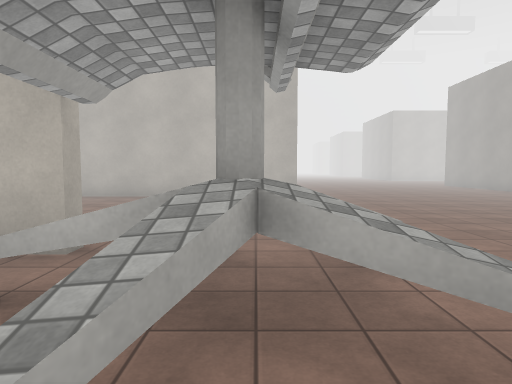
View 1 (above)

20 first-person views from a walk through a 3-D level made in the Unity game engine. The camera is 1.5 m above the floor, tilts 4° down and sees 75° across. The floor is counted in squares, 2 m on a side. Each view is taken from the middle of a square. On the plan, view 1 faces up. The plan holds only what a view shows up to about 11 squares ahead; the rest is blank. The place goes on beyond the plan. The player character is not drawn. Some surface patterns are stand-ins.

View 2
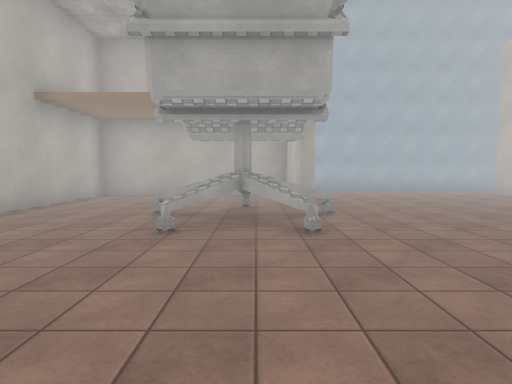

View 3
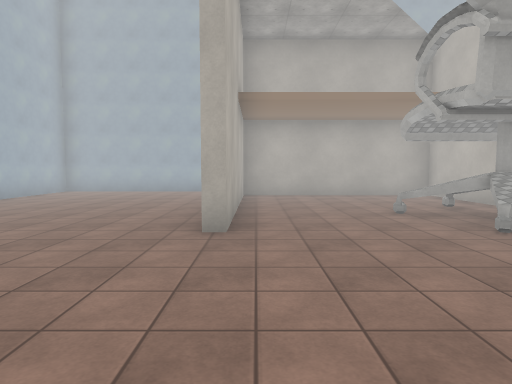

View 4
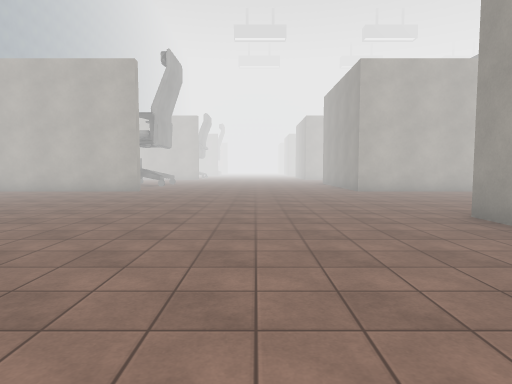

View 5
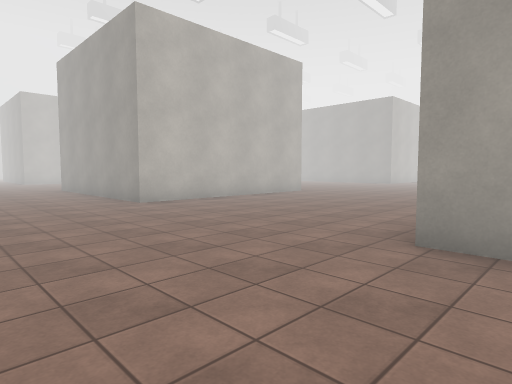

View 6
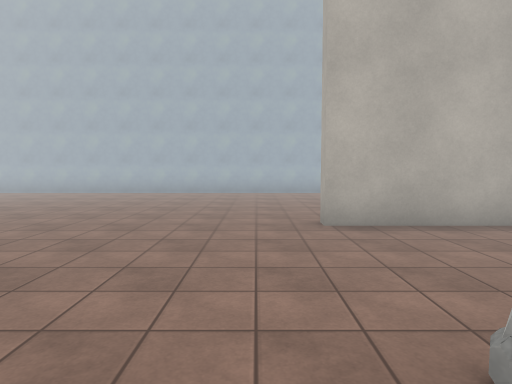

View 7
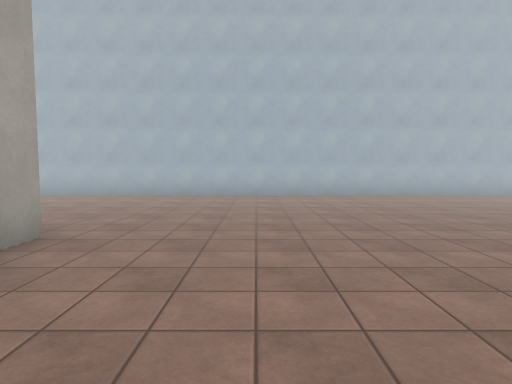

View 8
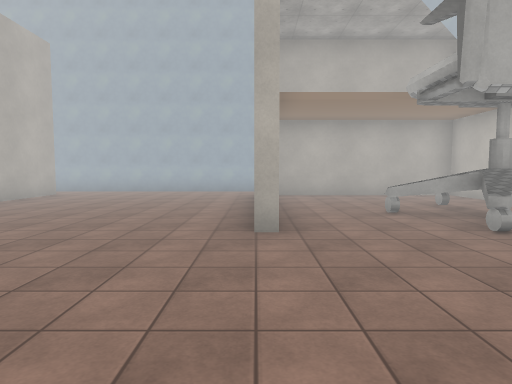

View 9
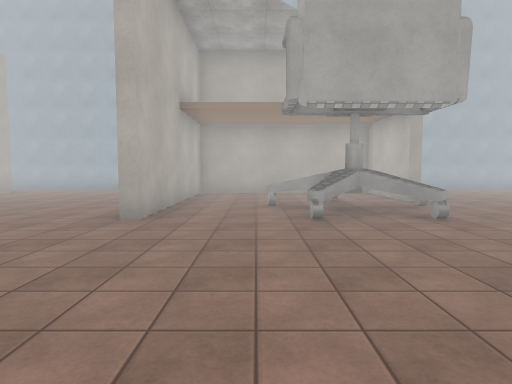

View 10
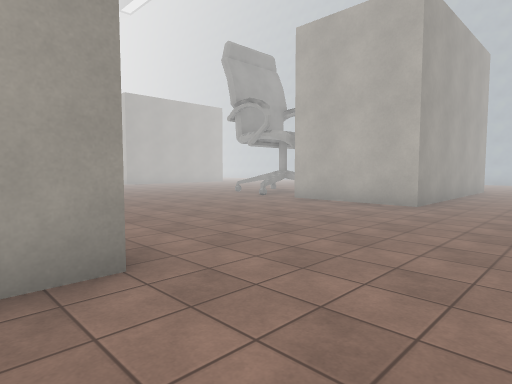

View 11
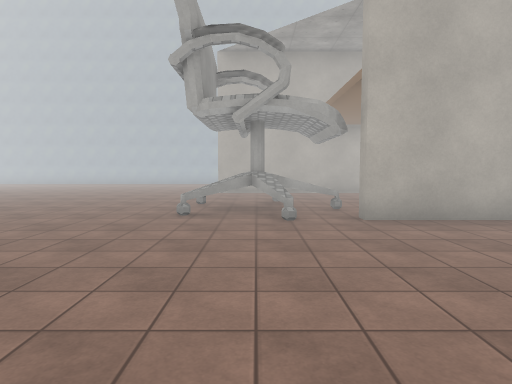

View 12
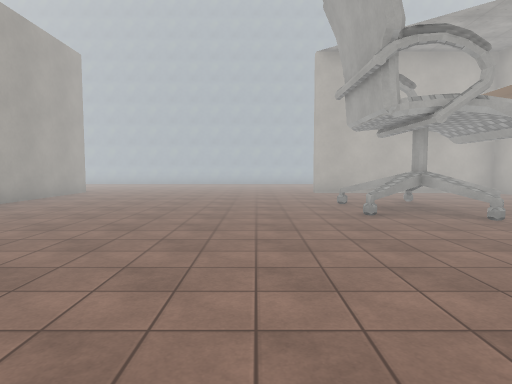

View 13
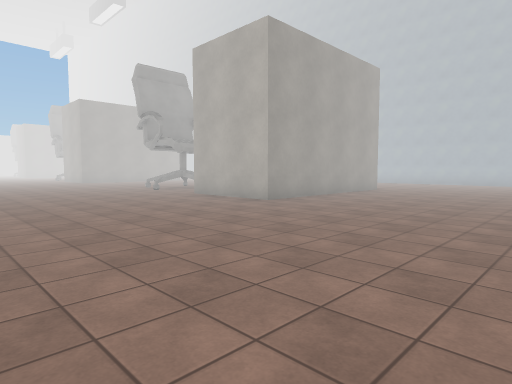

View 14
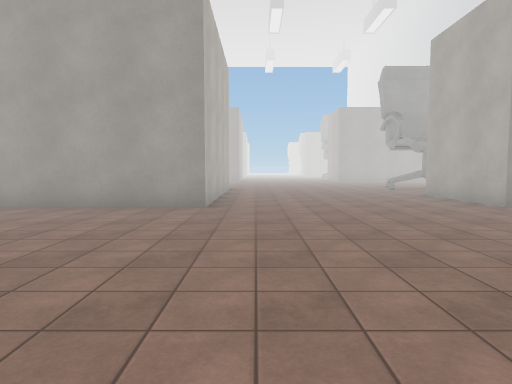

View 15
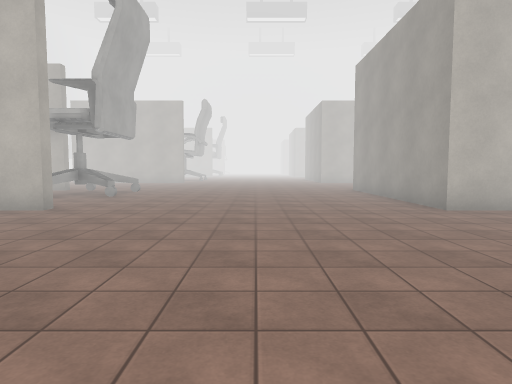

View 16
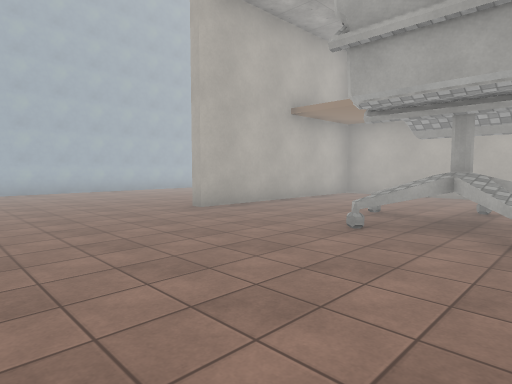

View 17
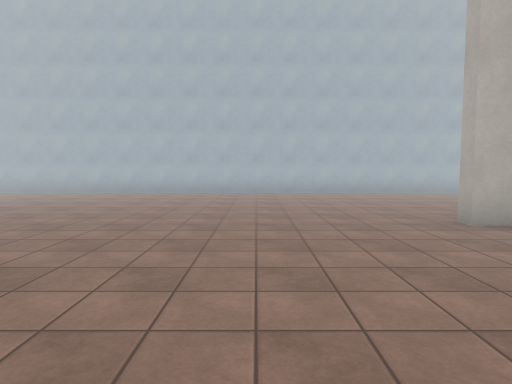

View 18
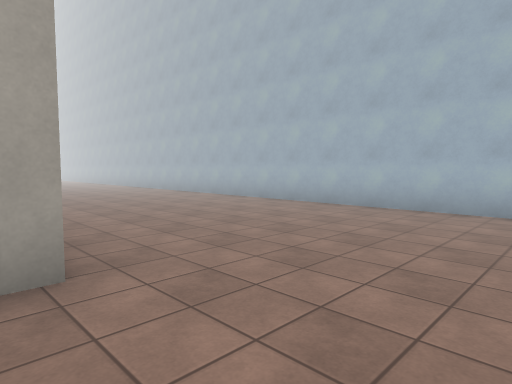

View 19
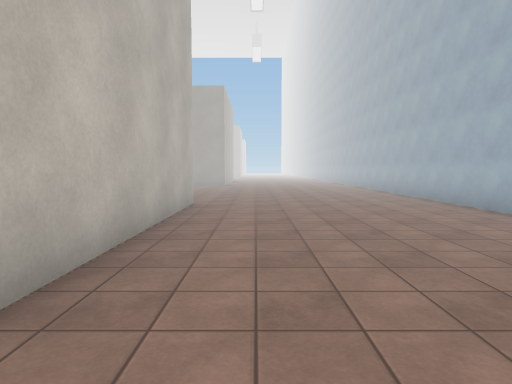

View 20
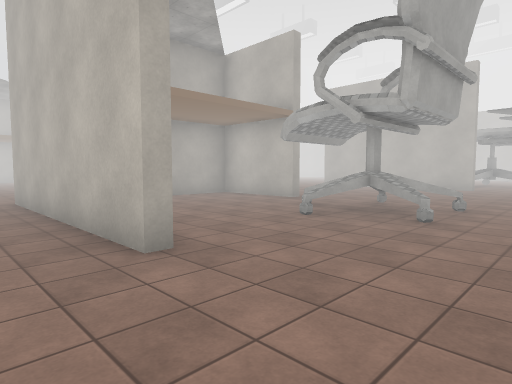

### Floor plan
Points are (right, up) in squares from view 1. A wall is a line through its corners. A room is listed if a view was taken in it or the views show most of it. See-through windows are left out.
Room 1 (view 1)
walls: (0, 1.6) (-1.4, 1.7); (0.1, 1.7) (-0.4, 0.6); (-1.6, 2.9) (-4.4, 2.9) (-4.4, -2.3) (1.1, -2.3); (1.1, 0.9) (-0.2, 1.6)
ways out: opening at (-1, 3) to room 2; opening at (2, -0.5) to room 2
Room 2 (views 2, 3, 4, 5, 6, 7, 8, 9, 10, 11, 12, 13, 14, 15, 16, 17, 18, 19, 20)
walls: (14.2, 2.6) (13, 1.6); (12.6, 3.1) (13.1, 2.1); (13, 2) (14.2, 1); (12.9, 2) (13.8, 2.5); (11.7, 1.9) (12.7, 2) (12.5, 3.1); (8.6, 1.9) (8.6, -2.3) (14.2, -2.3) (14.2, -2.8); (14.2, 9.4) (14.2, 9) (8.4, 9) (8.4, 14.2); (8.4, -2.8) (8.4, 3.2) (11.5, 3.2); (14.2, 11.7) (13, 12.5) (12.6, 11.7); (24.5, 2.9) (21.7, 2.9) (21.7, 0.9); (14.3, 13.8) (13.3, 12.9); (1.2, 2.6) (0, 1.6); (26.9, 1.6) (26.1, 1.7); (26, 9) (21.4, 9) (21.4, 14.1); (1.1, -2.3) (1.1, -2.8); (27.2, -2.2) (27.2, -2.6) (21.4, -2.6) (21.4, 3.2) (24.5, 3.2); (-0.4, 3) (0.1, 1.9) (1.2, 0.9); (28.5, 2.7) (27.4, 1.7) (26.8, 0.4); (28.4, 0.8) (27.3, 1.5); (1, 11.8) (-0.1, 12.5) (-0.6, 11.2); (1.3, 13.8) (0, 12.6); (0.2, 12.8) (1.2, 11.9); (-1.1, -8.2) (31, -8.2); (-4.8, 3.2) (-2.5, 3.2); (-6, -3.8) (-6, -8.2) (-3.1, -8.2); (-6, 10) (-6, 2.4); (-4.4, 14.5) (-4.4, 9.3) (1.1, 9.3) (1.1, 9) (-4.8, 9)
ways out: opening at (-1, 3) to room 1; opening at (2, -0.5) to room 1; gap at (-1, 13); gap at (13, 13)

Where each view was taken, in squares from view 1:
view 1: 0 up, 0 right, facing up
view 2: 2 up, 5 right, facing left
view 3: 2 down, 5 right, facing left
view 4: 2 down, 5 right, facing up
view 5: 2 up, 5 right, facing up-right
view 6: 2 up, 2 right, facing down
view 7: 1 up, 6 right, facing down
view 8: 9 up, 5 right, facing left
view 9: 11 up, 6 right, facing left
view 10: 10 up, 6 right, facing down-right
view 11: 8 up, 13 right, facing down
view 12: 8 up, 16 right, facing down
view 13: 9 up, 16 right, facing down-right
view 14: 8 up, 15 right, facing right
view 15: 3 up, 18 right, facing up
view 16: 3 up, 18 right, facing down-left
view 17: 2 up, 17 right, facing down
view 18: 2 down, 19 right, facing down-right
view 19: 4 down, 20 right, facing right
view 20: 4 down, 30 right, facing up-left
